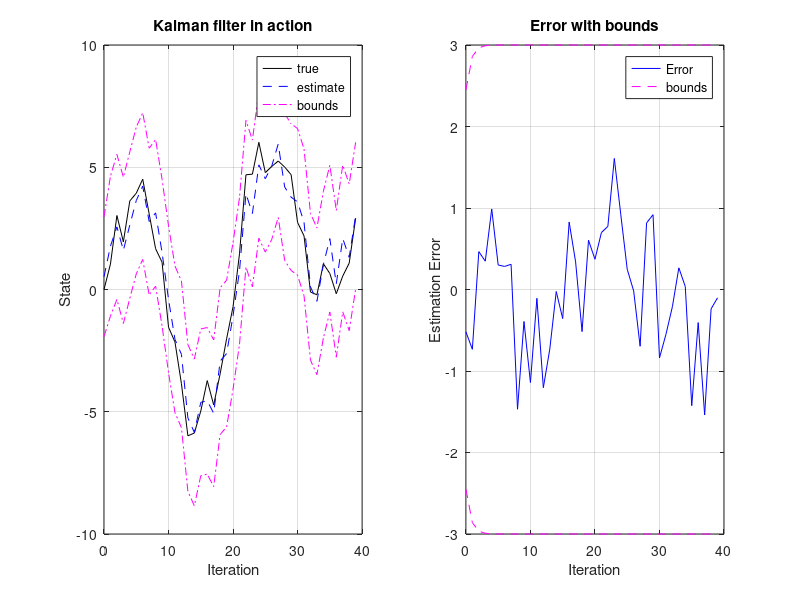

MATLAB code to generate this figure:
% Initialize simulation variables
SigmaW = 1; % Process noise covariance
SigmaV = 2; % Sensor noise covariance
A = 1; B = 1; C = 1; D = 0; % Plant definition matrices
maxIter = 40;

randn("seed",10)

% Initialize true state, state estimate, error covariance, initial input
xtrue = 0;  % Initialize true system initial state
xhat = 0;   % Initialize Kalman filter initial estimate
SigmaX = 0; % Initialize Kalman filter covariance
u = 0;      % Unknown initial driving input: assume zero

% Reserve storage for variables we might want to plot/evaluate
xstore = zeros(maxIter+1,length(xtrue)); xstore(1,:) = xtrue;
xhatstore = zeros(maxIter,length(xhat));
SigmaXstore = zeros(maxIter,length(xhat)^2);

for k = 1:maxIter,
  % KF Step 1: State estimate time update
  xhat = A*xhat + B*u; % use prior value of "u"

  % KF Step 2: Error covariance time update
  SigmaX = A*SigmaX*A' + SigmaW;

  % [Implied operation of system in background, with
  % input signal u, and output signal z]
  u = 0.5*randn(1) + cos(k/pi); % for example... usually measured
  w = chol(SigmaW)'*randn(length(xtrue));
  v = chol(SigmaV)'*randn(length(C*xtrue));
  ztrue = C*xtrue + D*u + v;  % y is based on present x and u
  xtrue = A*xtrue + B*u + w;  % future x is based on present u

  % KF Step 3: Estimate system output
  zhat = C*xhat + D*u;

  % KF Step 4: Compute Kalman gain matrix
  L = SigmaX*C'/(C*SigmaX*C' + SigmaV);

  % KF Step 5: State estimate measurement update
  xhat = xhat + L*(ztrue - zhat);

  % KF Step 6: Error covariance measurement update
  SigmaX = SigmaX - L*C*SigmaX;

  % [Store information for evaluation/plotting purposes]
  xstore(k+1,:) = xtrue;
  xhatstore(k,:) = xhat;
  SigmaXstore(k,:) = SigmaX(:);
end;

subplot(1,2,1);
plot(0:maxIter-1,xstore(1:maxIter),'k-',0:maxIter-1,xhatstore,'b--', ...
  0:maxIter-1,xhatstore+3*sqrt(SigmaXstore),'m-.',...
  0:maxIter-1,xhatstore-3*sqrt(SigmaXstore),'m-.'); grid;
legend('true','estimate','bounds');
title('Kalman filter in action');
xlabel('Iteration'); ylabel('State');

subplot(1,2,2)
estErr = xstore(1:maxIter)-xhatstore;
plot(0:maxIter-1,estErr,'b-',0:maxIter-1, ...
  3*sqrt(SigmaXstore),'m--',0:maxIter-1,-3*sqrt(SigmaXstore),'m--');
grid; legend('Error','bounds');
title('Error with bounds');
xlabel('Iteration'); ylabel('Estimation Error');
sqrt(mean(estErr.^2))
